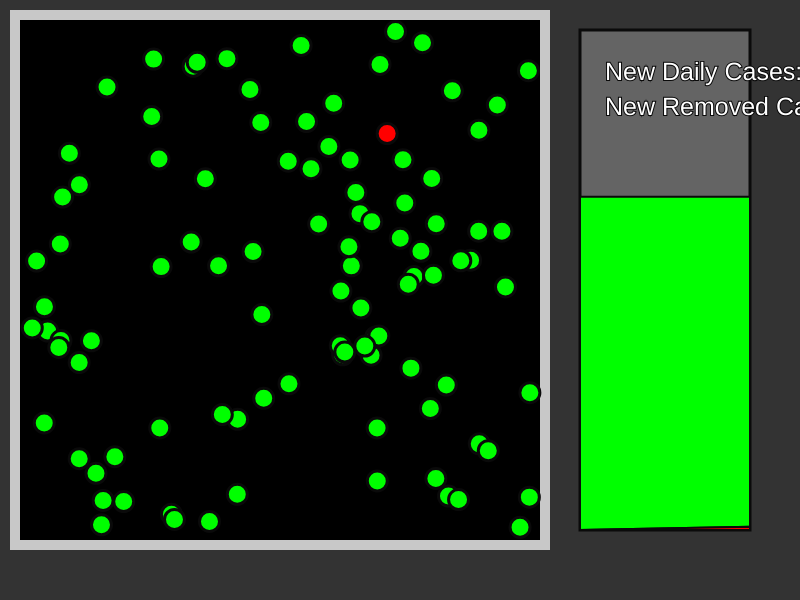
Frame 1 (no input)
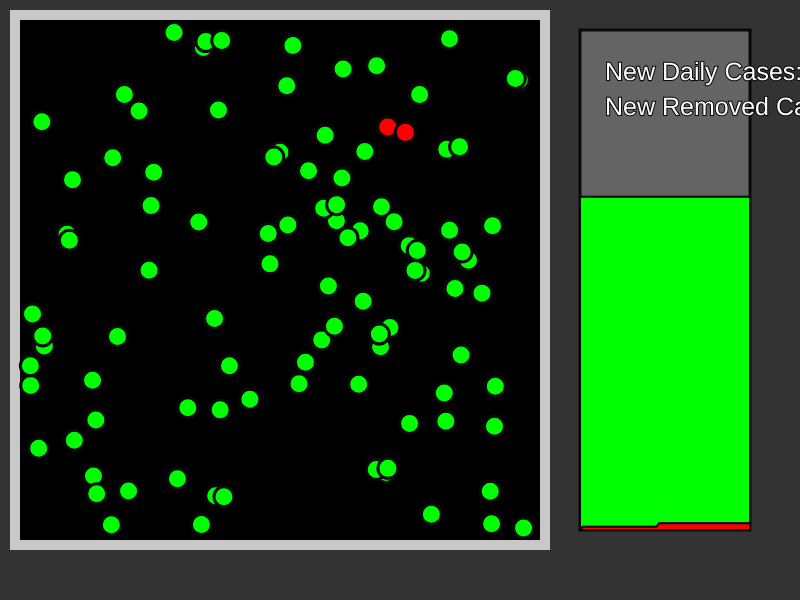
Frame 60 (no input)
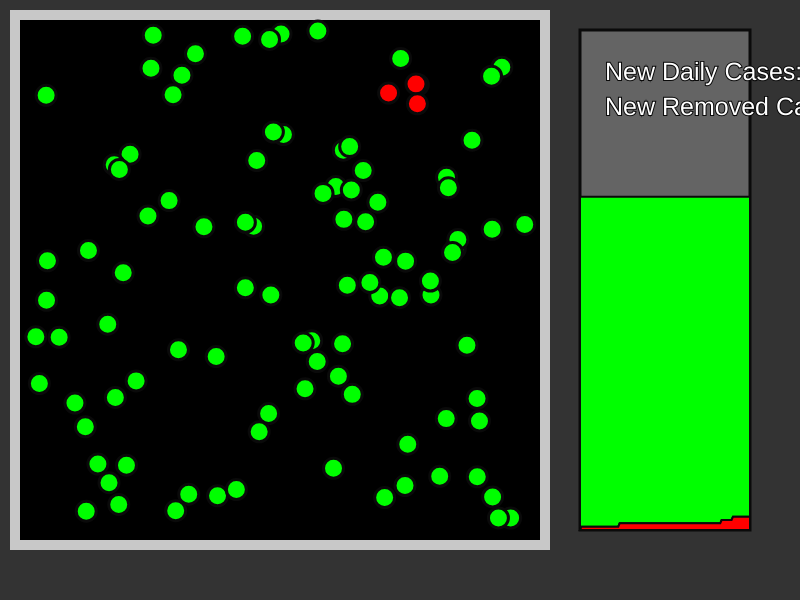
Frame 120 (the mouse pressed at the canvas centre since frame 60)

The p5.js sketch that drew these frames (run headless with seeded random() and noise() and a simulated clock; from frame 60 on, the mouse is pressed at the canvas centre):

// p5.js sketch
// ── sketch.js
var People = [];

var numPeople = 100;
var size = 10.0;
var maxAccel = 3.0;

var infectionRate = 0.3;
var infectionRadius = 20;
var recoveryMin = 20 * 60;
var recoveryMax = 40 * 60;

var simX = 30;
var simY = 30;
var simWidth = 500;
var simHeight = 500;

function setup() {
    frameRate(240);
    createCanvas(displayWidth, displayHeight);
    background(51);

    for (var i = 0; i < numPeople; i++) {
        append(People, new Person());
    }
    People[0].isInfected = 1;

}

days = [];
numInfections = [];
numRemoved = [];

currentNumInfections = 1;
currentNumRemoved = 0;

function draw() {
    background(51);
    fill(0);
    stroke(200);
    strokeWeight(10);
    rect(simX - size - 5, simY - size - 5, simWidth + 2 * size + 10, simHeight + 2 * size + 10);
    for (var i = 0; i < numPeople; i++) {
        People[i].render();
        People[i].move();
        if (People[i].catchInfection(People, numPeople, frameCount) == 1) {
            currentNumInfections += 1;
        }
        if (People[i].checkRemoved(frameCount)) {
            currentNumRemoved += 1;
            currentNumInfections -= 1;
        }
    }


    append(days, frameCount);
    append(numInfections, currentNumInfections);
    append(numRemoved, currentNumRemoved);

    var newInfections = numInfections[frameCount - 1] - numInfections[frameCount - 61];
    var newRemoved = numRemoved[frameCount - 1] - numRemoved[frameCount - 61];

    graph(days, numInfections, numRemoved, numPeople, frameCount, simX + simWidth + 50, displayWidth - 50, simY + simHeight, simY);
    fill(255);
    textSize(25);
    text("New Daily Cases: " + (newInfections + newRemoved), simX + simWidth + 75, simY + 50);
    text("New Removed Cases: " + newRemoved, simX + simWidth + 75, simY + 85);
    text("Susceptible: " + (numPeople - currentNumInfections - currentNumRemoved), simX + simWidth + 500, simY + 50);
    text("Infected: " + currentNumInfections, simX + simWidth + 500, simY + 85);
    text("Removed: " + currentNumRemoved, simX + simWidth + 500, simY + 120);
}


function Person() {
    this.size = size;
    this.position = createVector(random(simX, simX + simWidth), random(simY, simY + simHeight), 0);
    this.velocity = createVector(0, 0, 0);
    this.maxAccel = maxAccel;
    this.isInfected = 0;
    this.dayInfected = -1;

    this.move = function () {
        this.position = p5.Vector.add(this.position, this.velocity);
        this.position.x = constrain(this.position.x, simX, simX + simWidth);
        this.position.y = constrain(this.position.y, simY, simY + simHeight);

        if (this.position.x == simX || this.position.x == simX + simWidth) {
            this.velocity.x = -this.velocity.x;
        }
        if (this.position.y == simY || this.position.y == simY + simHeight) {
            this.velocity.y = -this.velocity.y;
        }

        this.velocity = this.velocity.add(random(-1, 1), random(-1, 1), 0).normalize().mult(random(0, this.maxAccel));
    };

    this.render = function () {
        if (this.isInfected == 1) {
            fill(255, 0, 0);
        } else if (this.isInfected == 0) {
            fill(0, 255, 0);
        } else {
            fill(0, 0, 255);
        }

        strokeWeight(3);
        stroke(10);
        ellipse(this.position.x, this.position.y, this.size * 2, this.size * 2);
    };

    this.catchInfection = function (peopleList, lenPeopleList, day) {
        if (this.isInfected == 0) {
            for (var i = 0; i < lenPeopleList; i++) {
                if (peopleList[i].isInfected == 1 && infectionRadius > (p5.Vector.sub(this.position, peopleList[i].position)).mag()) {
                    if (random(0, 1) < infectionRate) {
                        this.isInfected = 1;
                        this.dayInfected = day;
                        return 1;
                    }
                }
            }
        }
        return 0;
    }

    this.checkRemoved = function (day) {
        if (this.isInfected == 1 && day - this.dayInfected > random(recoveryMin, recoveryMax)) {
            this.isInfected = 2;
            return 1;
        } else {
            return 0;
        }
    }

}

function graph(xList, yList1, yList2, maxYVal, dataLength, xLeft, xRight, yBottom, yTop) {

    fill(100);
    rect(xLeft, yTop, (xRight - xLeft), (yBottom - yTop));

    strokeWeight(2);

    line(xLeft, yBottom, xLeft, yTop);
    line(xLeft, yBottom, xRight, yBottom);

    var xScale = max(xList) / (xRight - xLeft);
    var yScale = 1.5 * maxYVal / (yTop - yBottom);

    fill(0, 255, 0);
    rect(xLeft, yTop + (yBottom - yTop) * (1 - 1 / 1.5), xRight - xLeft, (yBottom - yTop) / 1.5);

    fill(0, 0, 255);
    beginShape();
    vertex(xLeft, yBottom);
    for (var i = 0; i < dataLength; i++) {
        vertex(xLeft + xList[i] / xScale, yBottom + (yList2[i] + yList1[i]) / yScale);
    }
    vertex(xRight, yBottom);
    vertex(xLeft, yBottom);
    endShape(CLOSE);

    fill(255, 0, 0);
    beginShape();
    vertex(xLeft, yBottom);
    for (var i = 0; i < dataLength; i++) {
        vertex(xLeft + xList[i] / xScale, yBottom + yList1[i] / yScale);
    }
    vertex(xRight, yBottom);
    vertex(xLeft, yBottom);
    endShape(CLOSE);
}
